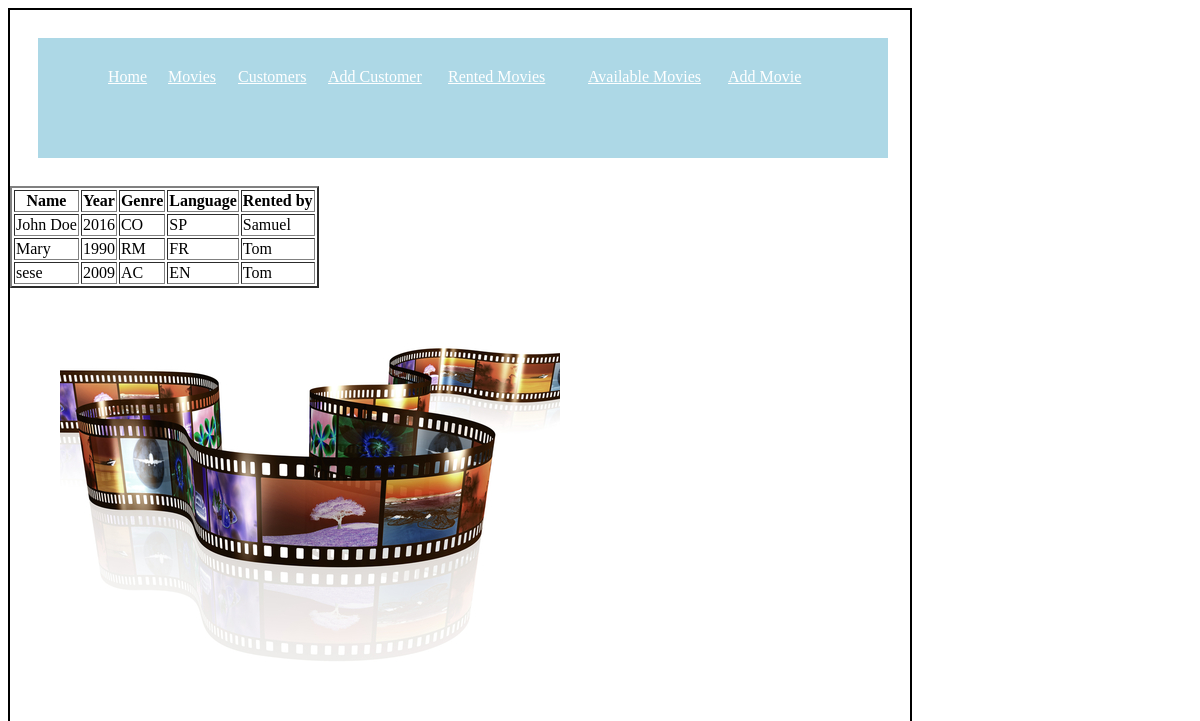
Page /Rentmovies/rented/ on the committed database.
### movie_rental/models.py (models this page shows, shortened)
class movie(models.Model):
	name=models.CharField(max_length=60)
	year=models.IntegerField()
	genre_choice=(('AC','Action'),
				('TH','Thriller'),
				('CO','Comedy'),
				('RM','Romance'),
				('AD','Adventure'),
				('FC','Fiction'),
				('SF','Sci-Fi'))
	genre=models.CharField(max_length=20,choices=genre_choice)
	lang_choice=(('EN','English'),
				('SP','Spanish'),
				('FR','French'))
	lang=models.CharField(max_length=12,choices=lang_choice)
	rent_price=models.DecimalField(max_digits=10, decimal_places=2,default=00.00)
	rented=models.BooleanField()
	customer_name=models.ForeignKey(customer,on_delete=models.SET_NULL, blank=True,null=True)

class customer(models.Model):
	name=models.CharField(max_length=40)
	phone_number = models.CharField(max_length=10, blank=True) # validators should be a list
	email=models.EmailField(max_length=80,blank=True,null=True)
	address1=models.CharField(max_length=80,blank=True)
	address2=models.CharField(max_length=80,blank=True)
	age=models.IntegerField(default=0)
	def __str__(self):
		return self.name

### movie_rental/views.py (the view)
# urls.py: path('rented/', views.rented,name='rented'),
def rented(request):
	movies_data=movie.objects.exclude(customer_name= None)
	return render(request,'rented.html',{'movies_data':movies_data})

### movie_rental/templates/rented.html
{% extends "base1.html" %}
{% block abc %}
<TABLE border='2'>
<tr>
    <th>Name</th>
    <th>Year</th>
    <th>Genre</th>
    <th>Language</th>
    <th>Rented by</th>
</tr>
    {% for i in movies_data %}
        <tr>
            <td>{{i.name}}</td>
            <td>{{i.year}}</td>
            <td>{{i.genre}}</td>
            <td>{{i.lang}}</td>
            <td>{{i.customer_name}}</td>
        </tr>
    {% endfor %}
</TABLE>
{% endblock %}

### rows in the picture
movie: name "John Doe", year "2016", genre "CO", lang "SP", customer_name "Samuel"
movie: name "Mary", year "1990", genre "RM", lang "FR", customer_name "Tom"
movie: name "sese", year "2009", genre "AC", lang "EN", customer_name "Tom"
